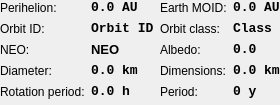
<?xml version="1.0" encoding="UTF-8"?>
<ui version="4.0">
 <class>DetailsDataComet</class>
 <widget class="QWidget" name="DetailsDataComet">
  <property name="geometry">
   <rect>
    <x>0</x>
    <y>0</y>
    <width>264</width>
    <height>105</height>
   </rect>
  </property>
  <property name="windowTitle">
   <string>Form</string>
  </property>
  <layout class="QGridLayout" name="gridLayout_2">
   <property name="margin">
    <number>0</number>
   </property>
   <item row="0" column="0">
    <layout class="QHBoxLayout" name="horizontalLayout">
     <item>
      <layout class="QFormLayout" name="formLayout_2">
       <property name="fieldGrowthPolicy">
        <enum>QFormLayout::ExpandingFieldsGrow</enum>
       </property>
       <property name="labelAlignment">
        <set>Qt::AlignLeading|Qt::AlignLeft|Qt::AlignVCenter</set>
       </property>
       <item row="0" column="0">
        <widget class="QLabel" name="PerihelionLabel">
         <property name="text">
          <string>Perihelion:</string>
         </property>
        </widget>
       </item>
       <item row="0" column="1">
        <widget class="QLabel" name="Perihelion">
         <property name="font">
          <font>
           <family>Monospace</family>
           <pointsize>10</pointsize>
           <weight>75</weight>
           <bold>true</bold>
          </font>
         </property>
         <property name="text">
          <string>0.0 AU</string>
         </property>
        </widget>
       </item>
       <item row="1" column="0">
        <widget class="QLabel" name="OrbitIDLabel">
         <property name="text">
          <string>Orbit ID:</string>
         </property>
        </widget>
       </item>
       <item row="1" column="1">
        <widget class="QLabel" name="OrbitID">
         <property name="font">
          <font>
           <family>Monospace</family>
           <pointsize>10</pointsize>
           <weight>75</weight>
           <bold>true</bold>
          </font>
         </property>
         <property name="text">
          <string>Orbit ID</string>
         </property>
        </widget>
       </item>
       <item row="2" column="0">
        <widget class="QLabel" name="NEOLabel">
         <property name="text">
          <string>NEO:</string>
         </property>
        </widget>
       </item>
       <item row="2" column="1">
        <widget class="QLabel" name="NEO">
         <property name="font">
          <font>
           <pointsize>10</pointsize>
           <weight>75</weight>
           <bold>true</bold>
          </font>
         </property>
         <property name="text">
          <string>NEO</string>
         </property>
        </widget>
       </item>
       <item row="3" column="0">
        <widget class="QLabel" name="DiameterLabel">
         <property name="text">
          <string>Diameter:</string>
         </property>
        </widget>
       </item>
       <item row="3" column="1">
        <widget class="QLabel" name="Diameter">
         <property name="font">
          <font>
           <family>Monospace</family>
           <pointsize>10</pointsize>
           <weight>75</weight>
           <bold>true</bold>
          </font>
         </property>
         <property name="text">
          <string>0.0 km</string>
         </property>
        </widget>
       </item>
       <item row="4" column="0">
        <widget class="QLabel" name="RotationLabel">
         <property name="text">
          <string>Rotation period:</string>
         </property>
        </widget>
       </item>
       <item row="4" column="1">
        <widget class="QLabel" name="Rotation">
         <property name="font">
          <font>
           <family>Monospace</family>
           <pointsize>10</pointsize>
           <weight>75</weight>
           <bold>true</bold>
          </font>
         </property>
         <property name="text">
          <string>0.0 h</string>
         </property>
        </widget>
       </item>
      </layout>
     </item>
     <item>
      <spacer name="horizontalSpacer">
       <property name="orientation">
        <enum>Qt::Horizontal</enum>
       </property>
       <property name="sizeHint" stdset="0">
        <size>
         <width>40</width>
         <height>20</height>
        </size>
       </property>
      </spacer>
     </item>
     <item>
      <layout class="QFormLayout" name="formLayout_4">
       <property name="labelAlignment">
        <set>Qt::AlignLeading|Qt::AlignLeft|Qt::AlignVCenter</set>
       </property>
       <item row="0" column="0">
        <widget class="QLabel" name="EarthMOIDLabel">
         <property name="text">
          <string>Earth MOID:</string>
         </property>
        </widget>
       </item>
       <item row="0" column="1">
        <widget class="QLabel" name="EarthMOID">
         <property name="font">
          <font>
           <family>Monospace</family>
           <pointsize>10</pointsize>
           <weight>75</weight>
           <bold>true</bold>
          </font>
         </property>
         <property name="text">
          <string>0.0 AU</string>
         </property>
        </widget>
       </item>
       <item row="1" column="0">
        <widget class="QLabel" name="OrbitClassLabel">
         <property name="text">
          <string>Orbit class:</string>
         </property>
        </widget>
       </item>
       <item row="1" column="1">
        <widget class="QLabel" name="OrbitClass">
         <property name="font">
          <font>
           <family>Monospace</family>
           <pointsize>10</pointsize>
           <weight>75</weight>
           <bold>true</bold>
          </font>
         </property>
         <property name="text">
          <string>Class</string>
         </property>
        </widget>
       </item>
       <item row="2" column="0">
        <widget class="QLabel" name="AlbedoLabel">
         <property name="text">
          <string>Albedo:</string>
         </property>
        </widget>
       </item>
       <item row="2" column="1">
        <widget class="QLabel" name="Albedo">
         <property name="font">
          <font>
           <family>Monospace</family>
           <pointsize>10</pointsize>
           <weight>75</weight>
           <bold>true</bold>
          </font>
         </property>
         <property name="text">
          <string>0.0</string>
         </property>
        </widget>
       </item>
       <item row="3" column="0">
        <widget class="QLabel" name="DimensionsLabel">
         <property name="text">
          <string>Dimensions:</string>
         </property>
        </widget>
       </item>
       <item row="3" column="1">
        <widget class="QLabel" name="Dimensions">
         <property name="font">
          <font>
           <family>Monospace</family>
           <pointsize>10</pointsize>
           <weight>75</weight>
           <bold>true</bold>
          </font>
         </property>
         <property name="text">
          <string>0.0 km</string>
         </property>
        </widget>
       </item>
       <item row="4" column="0">
        <widget class="QLabel" name="PeriodLabel">
         <property name="text">
          <string>Period:</string>
         </property>
        </widget>
       </item>
       <item row="4" column="1">
        <widget class="QLabel" name="Period">
         <property name="font">
          <font>
           <family>Monospace</family>
           <pointsize>10</pointsize>
           <weight>75</weight>
           <bold>true</bold>
          </font>
         </property>
         <property name="text">
          <string>0 y</string>
         </property>
        </widget>
       </item>
      </layout>
     </item>
    </layout>
   </item>
  </layout>
 </widget>
 <resources/>
 <connections/>
</ui>
